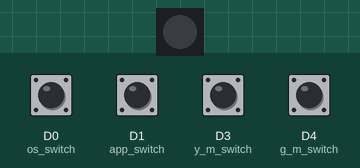
A program run on a simulated CircuitPython board. Shown: 1 RGB LEDs in strip order, left to right. Inputs (shaded band) come from the test bench; at power-on: D0 (os_switch), D1 (app_switch), D3 (y_m_switch), D4 (g_m_switch) HIGH. Dim RGB values are drawn brighter than linear; USB keyboard and mouse output is not drawn.

Above: at 1.2 s.
1.3 s: D3 (y_m_switch) pulled LOW for 0.15 s
At 2.5 s:
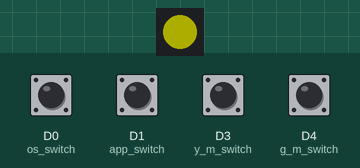
2.9 s: D4 (g_m_switch) pulled LOW for 0.15 s
At 3.4 s:
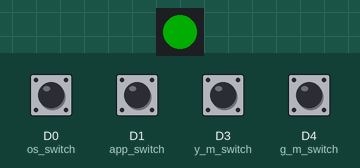
4.5 s: D3 (y_m_switch) pulled LOW for 1 s
At 5.8 s:
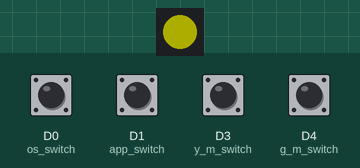
7.0 s: D4 (g_m_switch) pulled LOW for 1 s
At 7.7 s:
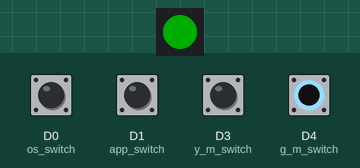
Timing chart, 0 to 10.0 s (numbered marks = the images above; inputs shaded):
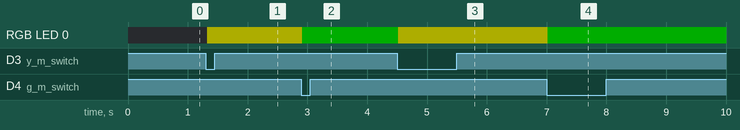

Measured:
- after the input at 1.3 s, RGB LED 0: off → RGB(51, 51, 0) at once
- after the input at 2.9 s, RGB LED 0: RGB(51, 51, 0) → RGB(0, 51, 0) at once
- after the input at 4.5 s, RGB LED 0: RGB(0, 51, 0) → RGB(51, 51, 0) at once
- after the input at 7.0 s, RGB LED 0: RGB(51, 51, 0) → RGB(0, 51, 0) at once

The program:

code.py
```python
import time
import board
import usb_hid
import adafruit_dotstar
#import gc
from digitalio import DigitalInOut, Direction, Pull
from adafruit_hid.keyboard import Keyboard
from adafruit_hid.keyboard_layout_us import KeyboardLayoutUS
from adafruit_hid.keycode import Keycode

# get the dotstar led just for funsies...
led = adafruit_dotstar.DotStar(board.APA102_SCK, board.APA102_MOSI, 1)
led.brightness = .2

# switches get stitches? - [all inputs, pull UP for switches (requires built in pull up resistor of course)]
os_switch = DigitalInOut(board.D0)
os_switch.direction = Direction.INPUT
os_switch.pull = Pull.UP

app_switch = DigitalInOut(board.D1)
app_switch.direction = Direction.INPUT
app_switch.pull = Pull.UP

y_m_switch = DigitalInOut(board.D3)
y_m_switch.direction = Direction.INPUT
y_m_switch.pull = Pull.UP

g_m_switch = DigitalInOut(board.D4)
g_m_switch.direction = Direction.INPUT
g_m_switch.pull = Pull.UP

# create a keyboard object - [key codes - https://circuitpython.readthedocs.io/projects/hid/en/latest/api.html]
kbd = Keyboard(usb_hid.devices)

# debug available mem
#print(gc.mem_free())

# loop de loop...
while True:
    # hand...
    if not y_m_switch.value:
        # os
        if not os_switch.value:
            # windows
            if not app_switch.value:
                # teams
                kbd.send(Keycode.LEFT_CONTROL, Keycode.LEFT_SHIFT, Keycode.K)
                #print("windows, teams, hand")
            else:
                # zoom
                kbd.send(Keycode.LEFT_ALT, Keycode.Y)
                #print("windows, zoom, hand")
        else:
            # macos
            if not app_switch.value:
                # teams
                kbd.send(Keycode.LEFT_GUI, Keycode.LEFT_SHIFT, Keycode.K)
                #print("mac, teams, hand")
            else:
                # zoom
                kbd.send(Keycode.LEFT_ALT, Keycode.Y)
                #print("mac, zoom, hand")

        # make the led yellow to indicate the last command sent
        led[0] = (255, 255, 0)

        # cheap debounce for the momentary switch
        time.sleep(.2)

    # mute
    if not g_m_switch.value:
        # os
        if not os_switch.value:
            # windows
            if not app_switch.value:
                # teams
                kbd.send(Keycode.LEFT_CONTROL, Keycode.LEFT_SHIFT, Keycode.M)
                #print("windows, teams, mute")
            else:
                # zoom
                kbd.send(Keycode.LEFT_ALT, Keycode.A)
                #print("windows, zoom, mute")
        else:
            # macos
            if not app_switch.value:
                # teams
                kbd.send(Keycode.LEFT_GUI, Keycode.LEFT_SHIFT, Keycode.M)
                #print("mac, teams, mute")
            else:
                # zoom
                kbd.send(Keycode.LEFT_GUI, Keycode.LEFT_SHIFT, Keycode.A)
                #print("mac, zoom, mute")

        # make the led yellow to indicate the last command sent
        led[0] = (0, 255, 0)

        # cheap debounce for the momentary switches
        time.sleep(.2)

    # release all keys
    kbd.release_all()

# zoom
    # mac
        # mute - Command + Shift + A [KEY_LEFT_GUI] ✅
        # hand - Option + Y ✅
    # windows
        # mute - Alt + A ✅
        # hand - Alt + Y ✅
# teams
    # mac
        # mute - Command + Shift + M ✅
        # hand - Command + Shift + K ✅
    # windows
        # mute - Ctrl + Shift + M ✅
        # hand - Ctrl + Shift + K ✅
```
